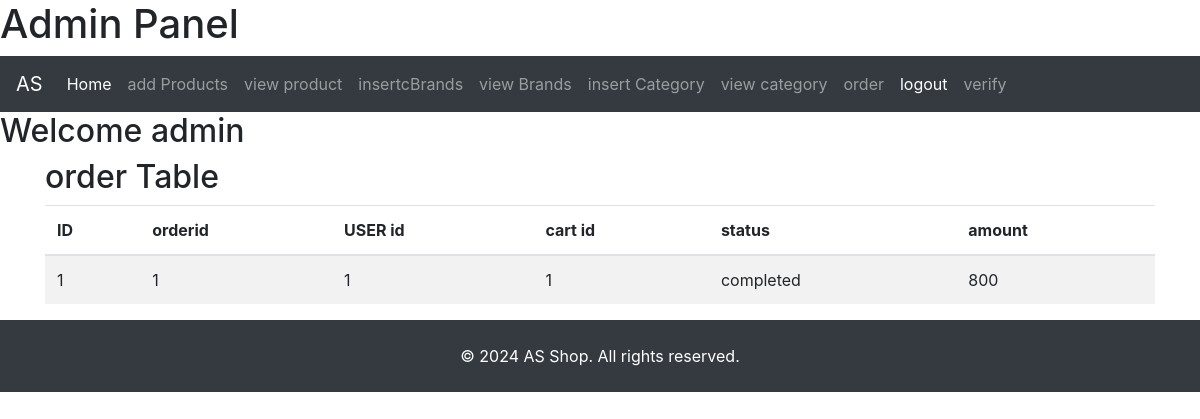
Page /admin/home.php?view_order (signed in) on the committed database.
### tables this page shows
CREATE TABLE `orders` (
  `id` int(11) NOT NULL,
  `user_id` varchar(100) NOT NULL,
  `amount` int(110) NOT NULL,
  `total_pro` varchar(100) NOT NULL,
  `status` varchar(100) NOT NULL,
  `date` date NOT NULL,
  `product_id` varchar(100) NOT NULL,
  `cart_id` varchar(100) NOT NULL
);

### admin/view_order.php (the view)
<div class="container">
    <h2>order Table</h2>
    <table class="table table-striped">
        <thead>
            <tr>
                <th>ID</th>
                <th>orderid</th>
                <th>USER id</th>
                <th>cart id</th>
                <th>status</th>
                <th>amount</th>
            </tr>
        </thead>
        <tbody>
            <?php
            global $conn;
            $get_order = "SELECT * FROM `orders`";
            $result_order = mysqli_query($conn, $get_order);
            $num = 1;
            while ($row_order = mysqli_fetch_array($result_order)) {
                $orderid = $row_order['id'];
                $cart_id = $row_order['cart_id'];
                $user_id = $row_order['user_id'];
                $status = $row_order['status'];
                $amount = $row_order['amount'];
                echo "
                <tr>
                <td>$num</td>
                  <td>$orderid</td>
                <td>$user_id</td>
                <td>$cart_id</td>
                 <td>$status</td>
                 <td>$amount</td>
                </tr>
                ";
                $num++;
            }
            ?>
            </tbody>
    </table>
</div>

### rows in the picture
orders: id "1", user "1", cart "1", status "completed", amount "800"

### other values in the picture
$_SESSION['admin_username'] "admin"
